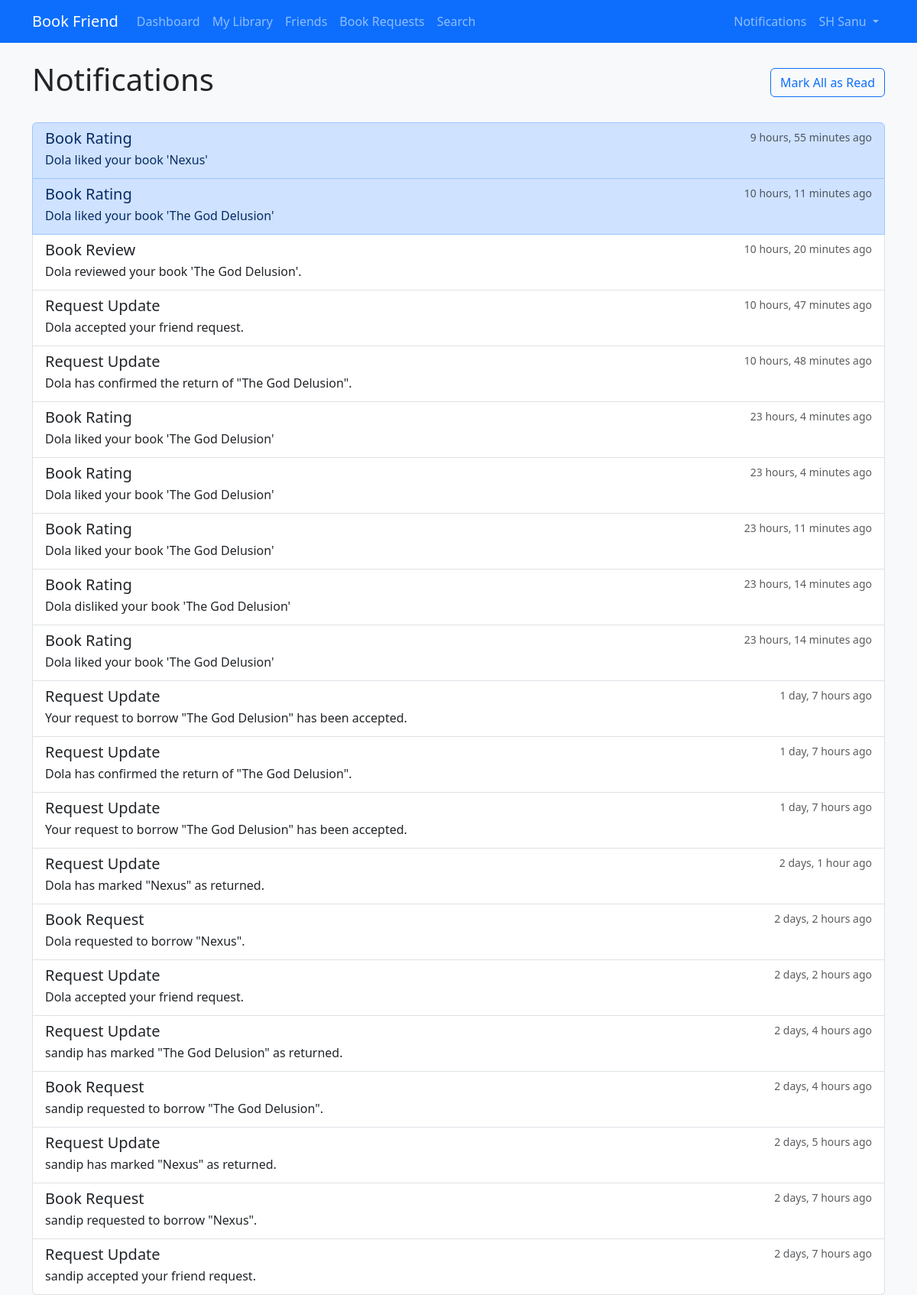
Page /notifications/ (signed in) on the earlier database version.
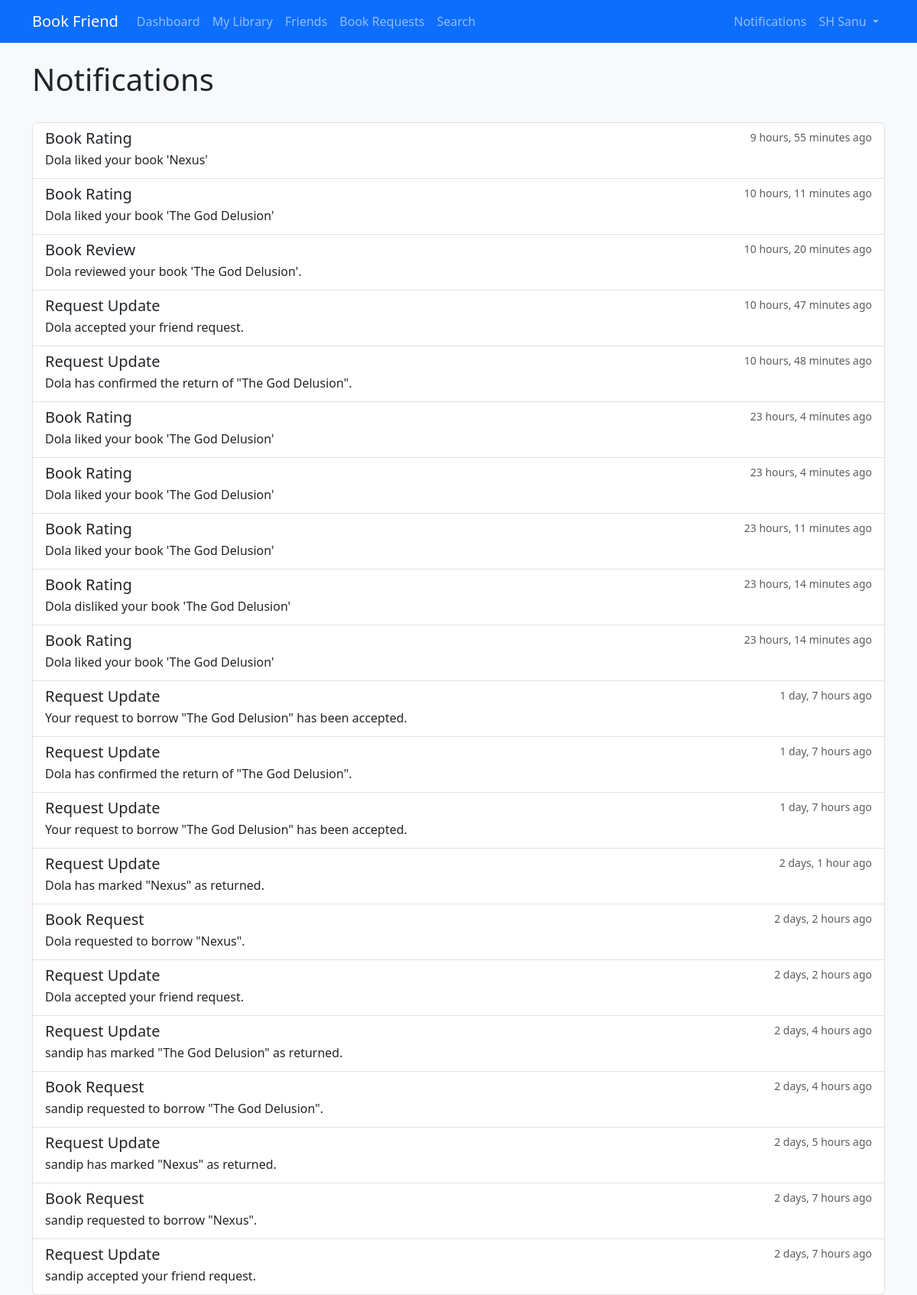
Same page on the later database version.
### Core/models.py (models this page shows, shortened)
class Notification(models.Model):
    TYPE_CHOICES = [
        ('friend_request', 'Friend Request'),
        ('book_request', 'Book Request'),
        ('request_update', 'Request Update'),
        ('due_reminder', 'Due Reminder'),
        ('book_rating', 'Book Rating'),
        ('book_review', 'Book Review'), # Added book review notification type
    ]
    user = models.ForeignKey(User, on_delete=models.CASCADE)
    notification_type = models.CharField(max_length=20, choices=TYPE_CHOICES)
    message = models.TextField()
    read = models.BooleanField(default=False)
    created_at = models.DateTimeField(auto_now_add=True)
    related_user = models.ForeignKey(User, on_delete=models.SET_NULL, null=True, blank=True, related_name='related_notifications')
    related_book = models.ForeignKey(Book, on_delete=models.SET_NULL, null=True, blank=True)
    related_book_request = models.ForeignKey(BookRequest, on_delete=models.SET_NULL, null=True, blank=True)
    related_friendship = models.ForeignKey(Friendship, on_delete=models.SET_NULL, null=True, blank=True)
    related_book_review = models.ForeignKey('BookReview', on_delete=models.SET_NULL, null=True, blank=True) # Added book review relation

### Core/views.py (the view)
# urls.py: path("notifications/", views.notifications_view, name="notifications"),
@login_required
def notifications_view(request):
    notifications = Notification.objects.filter(user=request.user).order_by(
        "-created_at"
    )
    unread_count = notifications.filter(read=False).count()
    if request.method == "POST":
        notifications.filter(read=False).update(read=True)
        return redirect("core:notifications")
    context = {
        "notifications": notifications,
        "unread_count": unread_count,
    }
    return render(request, "core/notifications/list.html", context)

### Core/context_processors.py (called while the page is built)
def notification_count(request):
    if request.user.is_authenticated:
        unread_count = Notification.objects.filter(user=request.user, read=False).count()
        return {'unread_notifications': unread_count}
    return {'unread_notifications': 0}

### templates/core/notifications/list.html (shortened to what this page needs)
{% extends 'core/base.html' %}
{% block content %}
<div class="container">
    <div class="d-flex justify-content-between align-items-center mb-4">
        <h1>Notifications</h1>
        {% if unread_count %}
            <form method="post">
                <button type="submit" class="btn btn-outline-primary">Mark All as Read</button>
            </form>
        {% endif %}
    </div>
    {% if notifications %}
        <div class="list-group">
            {% for notification in notifications %}
                <a href="{% url 'core:notification_redirect' notification.id %}" class="list-group-item list-group-item-action {% if not notification.read %}list-group-item-primary{% endif %}">
                    <div class="d-flex w-100 justify-content-between">
                        <h5 class="mb-1">{{ notification.get_notification_type_display }}</h5>
                        <small class="text-muted">{{ notification.created_at|timesince }} ago</small>
                    </div>
                    <p class="mb-1">{{ notification.message }}</p>
                </a>
            {% endfor %}
        </div>
    {% else %}
        <p class="text-muted">No notifications yet.</p>
    {% endif %}
</div>
{% endblock %}

Differences in the rows shown:
changed Notification "Dola liked your book 'Nexus'": read False → True (drawn)
changed Notification "10 hours, 11 minutes": read False → True (drawn)
Other differences:
text no longer shown: "Mark All as Read"
